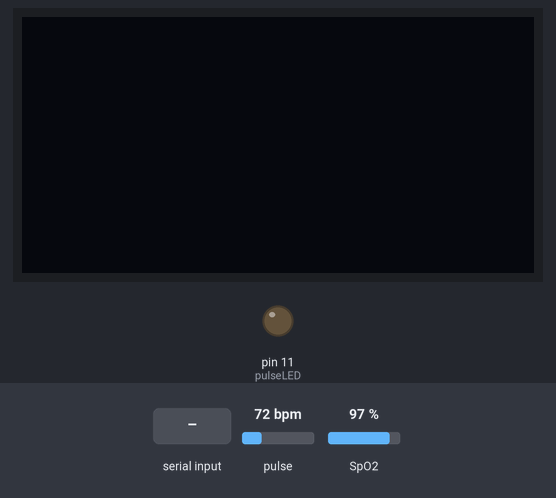
The sketch below on a simulated Arduino Uno, built with avr-gcc and run on an emulated ATmega328P. Shown: 128×64 one-colour display, output pins drawn as LEDs (lit = HIGH). The test bench sets the inputs (shaded band); at power-on: pulse 72 bpm, SpO2 97 %. The display library's start-up logo is not drawn; what the sketch prints to the serial monitor is not drawn.

Above: at 3.0 s.
3.1 s: "1" received over Serial
At 3.6 s:
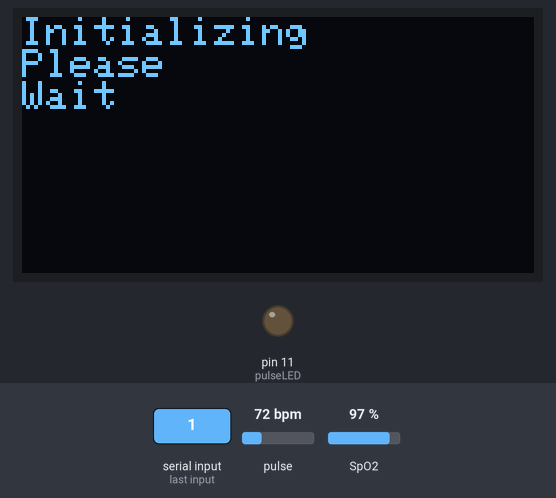
At 9.1 s:
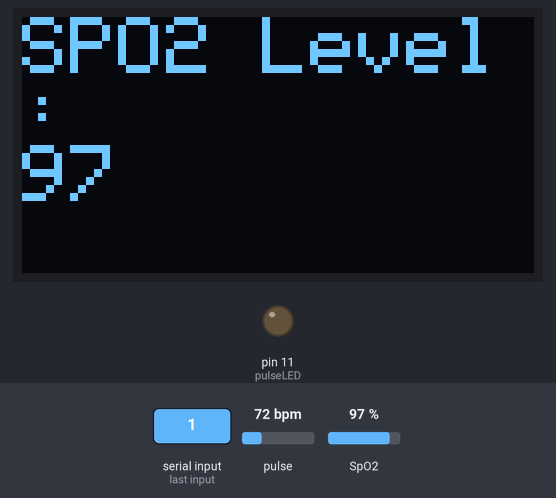
Timing chart, 0 to 10.6 s (numbered marks = the images above; inputs shaded):
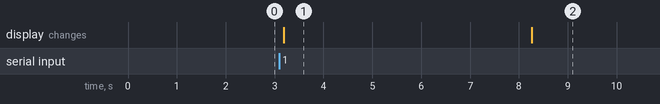

Measured:
- after the input at 3.1 s, the display: changes after 0.08 s (image 1)
- what the display in image 1 shows lasts 5.1 s, from 3.2 s to 8.3 s

The sketch:

SP02_Success.ino
```cpp
#include <Wire.h>
#include <SPI.h>
#include <Adafruit_GFX.h>
#include <Adafruit_SSD1306.h>
#include "MAX30105.h"
#include "spo2_algorithm.h"

MAX30105 particleSensor;

#define MAX_BRIGHTNESS 255

#define SCREEN_WIDTH 128 // OLED display width, in pixels
#define SCREEN_HEIGHT 64 // OLED display height, in pixels

// Declaration for an SSD1306 display connected to I2C (SDA, SCL pins)
#define OLED_RESET     -1 // Reset pin # (or -1 if sharing Arduino reset pin)
Adafruit_SSD1306 display(SCREEN_WIDTH, SCREEN_HEIGHT, &Wire, OLED_RESET);

#if defined(__AVR_ATmega328P__) || defined(__AVR_ATmega168__)
uint16_t irBuffer[100]; //infrared LED sensor data
uint16_t redBuffer[100];  //red LED sensor data
#else
uint32_t irBuffer[100]; //infrared LED sensor data
uint32_t redBuffer[100];  //red LED sensor data
#endif

int normal_spo2,abnormal_spo2,critical_spo2;
int32_t bufferLength; //data length
int32_t spo2; //SPO2 value
int8_t validSPO2; //indicator to show if the SPO2 calculation is valid
int32_t heartRate; //heart rate value
int8_t validHeartRate; //indicator to show if the heart rate calculation is valid

byte pulseLED = 11; //Must be on PWM pin

int sum_normal_spo2,sum_abnormal_spo2,sum_critical_spo2;

int nofingerturn,final_sum,final_turn_spo2;
int final_arr[20];
void setup()
{
  Serial.begin(115200); // initialize serial communication at 115200 bits per second:

  if(!display.begin(SSD1306_SWITCHCAPVCC, 0x3C)) {
    Serial.println(F("SSD1306 allocation failed"));
    for(;;); // Don't proceed, loop forever
  }

  display.display();
  delay(2000); // Pause for 2 seconds

  // Clear the buffer
  display.clearDisplay();

  pinMode(pulseLED, OUTPUT);
  //pinMode(readLED, OUTPUT);

  // Initialize sensor
  if (!particleSensor.begin(Wire, I2C_SPEED_FAST)) //Use default I2C port, 400kHz speed
  {
    Serial.println(F("MAX30105 was not found. Please check wiring/power."));
    while (1);
  }

  Serial.println(F("Attach sensor to finger with rubber band. Press any key to start conversion"));
  while (Serial.available() == 0) ; //wait until user presses a key
  Serial.read();

  byte ledBrightness = 60; //Options: 0=Off to 255=50mA
  byte sampleAverage = 4; //Options: 1, 2, 4, 8, 16, 32
  byte ledMode = 2; //Options: 1 = Red only, 2 = Red + IR, 3 = Red + IR + Green
  byte sampleRate = 100; //Options: 50, 100, 200, 400, 800, 1000, 1600, 3200
  int pulseWidth = 411; //Options: 69, 118, 215, 411
  int adcRange = 4096; //Options: 2048, 4096, 8192, 16384

  particleSensor.setup(ledBrightness, sampleAverage, ledMode, sampleRate, pulseWidth, adcRange); //Configure sensor with these settings
}

void loop()
{
  bufferLength = 100; //buffer length of 100 stores 4 seconds of samples running at 25sps

  //read the first 100 samples, and determine the signal range
  for (byte i = 0 ; i < bufferLength ; i++)
  {
    while (particleSensor.available() == false) //do we have new data?
      particleSensor.check(); //Check the sensor for new data

    redBuffer[i] = particleSensor.getRed();
    irBuffer[i] = particleSensor.getIR();
    particleSensor.nextSample(); //We're finished with this sample so move to next sample

    Serial.print(F("red="));
    Serial.print(redBuffer[i], DEC);
    Serial.print(F(", ir="));
    Serial.println(irBuffer[i], DEC);
  display.clearDisplay();
  display.setTextSize(1);
  display.setCursor(0, 0);
  display.setTextColor(SSD1306_WHITE);
  display.println("Initializing");
  display.println("Please");
  display.println("Wait");
  display.display();
  }

  //calculate heart rate and SpO2 after first 100 samples (first 4 seconds of samples)
  maxim_heart_rate_and_oxygen_saturation(irBuffer, bufferLength, redBuffer, &spo2, &validSPO2, &heartRate, &validHeartRate);

  //Continuously taking samples from MAX30102.  Heart rate and SpO2 are calculated every 1 second
  for(final_turn_spo2=0;final_turn_spo2<=20;final_turn_spo2++)
  {
    //dumping the first 25 sets of samples in the memory and shift the last 75 sets of samples to the top
    for (byte i = 25; i < 100; i++)
    {
      redBuffer[i - 25] = redBuffer[i];
      irBuffer[i - 25] = irBuffer[i];
    }

    //take 25 sets of samples before calculating the heart rate.
    for (byte i = 75; i < 100; i++)
    {
      while (particleSensor.available() == false) //do we have new data?
      particleSensor.check(); //Check the sensor for new data
      redBuffer[i] = particleSensor.getRed();
      irBuffer[i] = particleSensor.getIR();
      particleSensor.nextSample(); //We're finished with this sample so move to next sample
    }

    //After gathering 25 new samples recalculate HR and SP02
    maxim_heart_rate_and_oxygen_saturation(irBuffer, bufferLength, redBuffer, &spo2, &validSPO2, &heartRate, &validHeartRate);
  int random_now = validSPO2;
  if(random_now == 0) {
    delay(250);
    maxim_heart_rate_and_oxygen_saturation(irBuffer, bufferLength, redBuffer, &spo2, &validSPO2, &heartRate, &validHeartRate);
    if(validSPO2 == 0) {
      display.clearDisplay();
      display.setTextSize(1);
      display.setCursor(0, 0);
      display.setTextColor(SSD1306_WHITE);
      display.println("Finger");
      display.println("Not");
      display.println("Detected");
      display.display();
    }
    continue;
  }
  display.clearDisplay();
  display.setTextSize(2);
  display.setCursor(0, 0);
  display.setTextColor(SSD1306_WHITE);
  display.println("SPO2 Level:");
  display.print(spo2, DEC);
  display.display();
  Serial.println(validSPO2, DEC);
  final_arr[final_turn_spo2] = spo2;
  }
  for(final_turn_spo2=0;final_turn_spo2<=20;final_turn_spo2++) {
    if(final_arr[final_turn_spo2] > 90) {
      sum_normal_spo2 += final_arr[final_turn_spo2];
      normal_spo2++;
    }
    if(final_arr[final_turn_spo2] < 90 && final_arr[final_turn_spo2] > 60) {
      sum_abnormal_spo2 += final_arr[final_turn_spo2];
      abnormal_spo2++;
    }
    if(final_arr[final_turn_spo2] < 60) {
      sum_critical_spo2 += final_arr[final_turn_spo2];
      critical_spo2++;
    }
  }
  if(normal_spo2 > abnormal_spo2) {
    if(normal_spo2 > critical_spo2) {
      //Serial.println(sum_normal_spo2/normal_spo2);
      //Serial.println("Normal");
      display.clearDisplay();
      display.setTextSize(1);
      display.setCursor(0, 0);
      display.setTextColor(SSD1306_WHITE);
      display.println("Final SPO2 Level:");
      display.setTextSize(2);
      display.println(sum_normal_spo2/normal_spo2);
      display.setTextSize(1);
      display.println("Normal Level");
      display.display();
    }
    else {
      //Serial.println(sum_critical_spo2/critical_spo2);
      //Serial.println("Critical");
      display.clearDisplay();
      display.setTextSize(1);
      display.setCursor(0, 0);
      display.setTextColor(SSD1306_WHITE);
      display.println("Final SPO2 Level:");
      display.setTextSize(2);
      display.println(sum_critical_spo2/critical_spo2);
      display.setTextSize(1);
      display.println("Critical Level");
      display.display();
    }
  }
  else {
   if(abnormal_spo2 > critical_spo2){
    //Serial.println(sum_abnormal_spo2/abnormal_spo2);//print abnormal
    //Serial.println("abnormal");
    display.clearDisplay();
      display.setTextSize(1);
      display.setCursor(0, 0);
      display.setTextColor(SSD1306_WHITE);
      display.println("Final SPO2 Level:");
      display.setTextSize(2);
      display.println(sum_abnormal_spo2/abnormal_spo2);
      display.setTextSize(1);
      display.println("Mild Level");
      display.display();
   }
   else {
    //Serial.println(sum_critical_spo2/critical_spo2);// print critical
    //Serial.println("critical");
    display.clearDisplay();
      display.setTextSize(1);
      display.setCursor(0, 0);
      display.setTextColor(SSD1306_WHITE);
      display.println("Final SPO2 Level:");
      display.setTextSize(2);
      display.println(sum_critical_spo2/critical_spo2);
      display.setTextSize(1);
      display.println("Critical Level");
      display.display();
   }
  }
  delay(5000);

}
```
